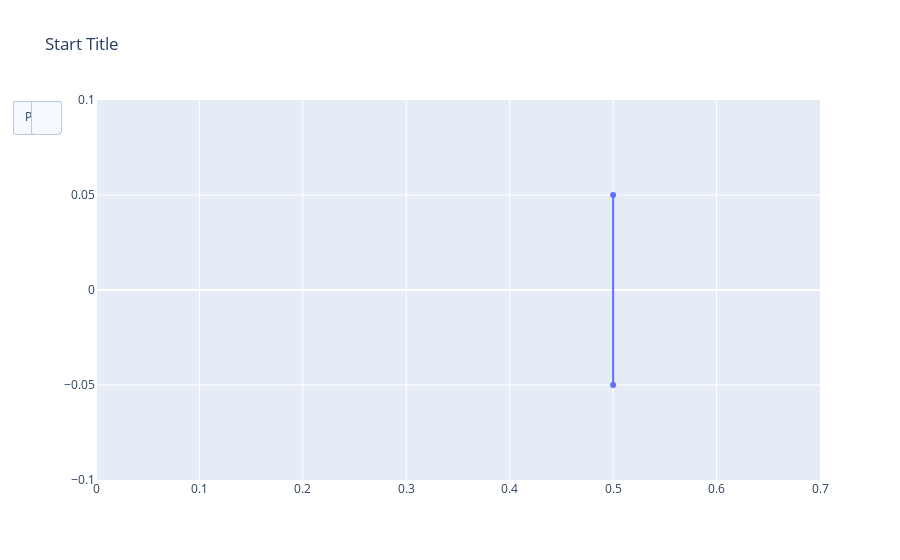

Notebook cell for this chart:
### Code cell
fig = go.Figure(
    data=[go.Scatter(x=[y[0,0],y[0,2]], y=[y[0,1],y[0,3]])],
    layout=go.Layout(
        xaxis=dict(range=[0, 0.7], autorange=False),
        yaxis=dict(range=[-0.1, 0.1], autorange=False),
        title="Start Title",
        updatemenus=[dict(type="buttons",buttons=[dict(label="Play",method="animate",args=[None])])]
    ),
    frames=[go.Frame(data=[go.Scatter(x=[y[k,0],y[k,2]],y=[y[k,1],y[k,3]], name='solution',
            mode="markers+lines",
            marker=dict(color="blue", size=8))])

        for k in range(M+1)]

)
fig.show()

### Figure 1 — Plotly figure (JSON) as saved in the notebook; plotly's stock layout.template omitted (floating-point values rounded to 4 significant figures)
{"data": [{"type": "scatter", "x": [0.5, 0.5], "y": [0.05, -0.05]}], "layout": {"title": {"text": "Start Title"}, "updatemenus": [{"buttons": [{"args": [null], "label": "Play", "method": "animate"}], "type": "buttons"}, {"buttons": [{"method": "skip"}], "type": "buttons"}], "xaxis": {"autorange": false, "range": [0, 0.7]}, "yaxis": {"autorange": false, "range": [-0.1, 0.1]}}}
